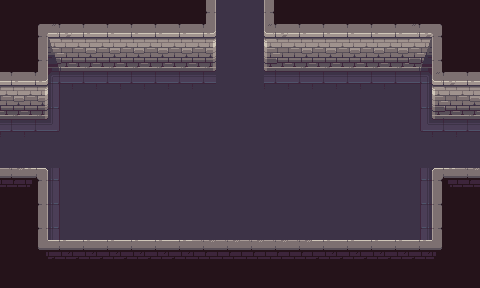

A 2D game scene composited from a Tiled map and its tileset images. What follows is a short description and the map's XML, with every tile layer's data as written:
An orthogonal 20x12 tile map with 24x24 px tiles, 2 tile layers (图块层 1, Wall), 2 tilesets.

<map version="1.10" tiledversion="1.11.2" orientation="orthogonal" renderorder="right-down" width="20" height="12" tilewidth="24" tileheight="24" infinite="0" nextlayerid="3" nextobjectid="1">
 <tileset firstgid="1" source="../Base.tsx" />
 <tileset firstgid="106" source="../Air.tsx" />
 <layer id="1" name="图块层 1" width="20" height="12">
  <data encoding="csv">
101,101,101,101,101,101,101,101,48,70,70,57,101,101,101,101,101,101,101,101,
101,18,19,20,20,20,20,20,21,70,70,24,20,20,20,20,20,26,27,101,
101,63,34,40,40,40,40,40,36,70,70,39,40,40,40,40,40,41,42,101,
20,21,37,50,50,50,50,50,50,70,70,50,50,50,50,50,50,38,24,25,
35,36,64,68,68,68,68,68,68,83,83,68,68,68,68,68,68,71,39,40,
55,55,52,68,68,68,68,83,83,68,68,68,68,68,68,68,68,53,54,54,
70,70,70,68,68,68,83,83,68,70,70,70,70,70,70,70,70,70,70,70,
85,81,64,68,68,68,83,83,83,68,68,68,68,68,68,68,68,71,84,85,
101,63,64,68,68,68,68,68,83,83,83,68,68,68,68,68,68,71,42,101,
101,63,64,68,68,68,68,68,68,68,68,68,68,68,68,68,68,71,42,101,
101,96,97,97,97,97,97,97,80,80,80,80,80,97,97,97,97,97,99,101,
101,101,101,101,101,101,101,101,95,95,95,95,95,101,101,101,101,101,101,101
</data>
 </layer>
 <layer id="2" name="Wall" width="20" height="12" opacity="0">
  <data encoding="csv">
0,0,0,0,0,0,0,0,106,0,0,106,0,0,0,0,0,0,0,0,
0,106,106,106,106,106,106,106,106,0,0,106,106,106,106,106,106,106,106,0,
0,106,0,0,0,0,0,0,0,0,0,0,0,0,0,0,0,0,106,0,
106,106,0,0,0,0,0,0,0,0,0,0,0,0,0,0,0,0,106,106,
0,0,0,0,0,0,0,0,0,0,0,0,0,0,0,0,0,0,0,0,
0,0,0,0,0,0,0,0,0,0,0,0,0,0,0,0,0,0,0,0,
0,0,0,0,0,0,0,0,0,0,0,0,0,0,0,0,0,0,0,0,
106,106,0,0,0,0,0,0,0,0,0,0,0,0,0,0,0,0,106,106,
0,106,0,0,0,0,0,0,0,0,0,0,0,0,0,0,0,0,106,0,
0,106,0,0,0,0,0,0,0,0,0,0,0,0,0,0,0,0,106,0,
0,106,106,106,106,106,106,106,106,106,106,106,106,106,106,106,106,106,106,0,
0,0,0,0,0,0,0,0,0,0,0,0,0,0,0,0,0,0,0,0
</data>
 </layer>
</map>
